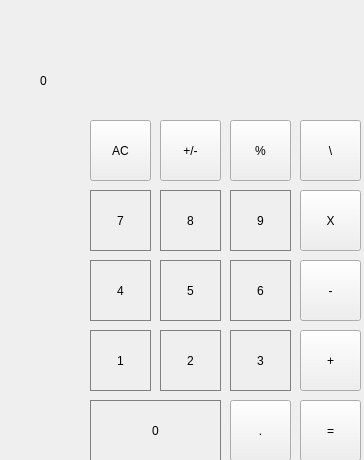
<?xml version="1.0" encoding="UTF-8"?>
<ui version="4.0">
 <class>MainWindow</class>
 <widget class="QMainWindow" name="MainWindow">
  <property name="geometry">
   <rect>
    <x>0</x>
    <y>0</y>
    <width>364</width>
    <height>460</height>
   </rect>
  </property>
  <property name="windowTitle">
   <string>MainWindow</string>
  </property>
  <widget class="QWidget" name="centralwidget">
   <widget class="QLabel" name="result_show">
    <property name="geometry">
     <rect>
      <x>40</x>
      <y>50</y>
      <width>321</width>
      <height>61</height>
     </rect>
    </property>
    <property name="styleSheet">
     <string notr="true">QLabel {
	qproperty-alignment: 'AlignVCenter | AlignRight';
	border: 1px solid gray;
	font-size:60px
}
background-color: white;
</string>
    </property>
    <property name="text">
     <string>0</string>
    </property>
   </widget>
   <widget class="QPushButton" name="pushButton_clear">
    <property name="geometry">
     <rect>
      <x>90</x>
      <y>120</y>
      <width>61</width>
      <height>61</height>
     </rect>
    </property>
    <property name="text">
     <string>AC</string>
    </property>
   </widget>
   <widget class="QPushButton" name="pushButton_sign">
    <property name="geometry">
     <rect>
      <x>160</x>
      <y>120</y>
      <width>61</width>
      <height>61</height>
     </rect>
    </property>
    <property name="text">
     <string>+/-</string>
    </property>
   </widget>
   <widget class="QPushButton" name="pushButton_perc">
    <property name="geometry">
     <rect>
      <x>230</x>
      <y>120</y>
      <width>61</width>
      <height>61</height>
     </rect>
    </property>
    <property name="text">
     <string>%</string>
    </property>
   </widget>
   <widget class="QPushButton" name="pushButton_div">
    <property name="geometry">
     <rect>
      <x>300</x>
      <y>120</y>
      <width>61</width>
      <height>61</height>
     </rect>
    </property>
    <property name="text">
     <string>\</string>
    </property>
   </widget>
   <widget class="QPushButton" name="pushButton_7">
    <property name="geometry">
     <rect>
      <x>90</x>
      <y>190</y>
      <width>61</width>
      <height>61</height>
     </rect>
    </property>
    <property name="styleSheet">
     <string notr="true">QPushButton {
	border: 1px solid gray;
}

QPushButton:pressed {
	background-color: qlineargradient(x1: 0, y1: 0, x2: 0, y2: 1,
												stop: 0 #dadbde, stop: 1 #f6f7fa);
}</string>
    </property>
    <property name="text">
     <string>7</string>
    </property>
   </widget>
   <widget class="QPushButton" name="pushButton_9">
    <property name="geometry">
     <rect>
      <x>230</x>
      <y>190</y>
      <width>61</width>
      <height>61</height>
     </rect>
    </property>
    <property name="styleSheet">
     <string notr="true">QPushButton {
	border: 1px solid gray;
}

QPushButton:pressed {
	background-color: qlineargradient(x1: 0, y1: 0, x2: 0, y2: 1,
												stop: 0 #dadbde, stop: 1 #f6f7fa);
}</string>
    </property>
    <property name="text">
     <string>9</string>
    </property>
   </widget>
   <widget class="QPushButton" name="pushButton_mult">
    <property name="geometry">
     <rect>
      <x>300</x>
      <y>190</y>
      <width>61</width>
      <height>61</height>
     </rect>
    </property>
    <property name="text">
     <string>X</string>
    </property>
   </widget>
   <widget class="QPushButton" name="pushButton_8">
    <property name="geometry">
     <rect>
      <x>160</x>
      <y>190</y>
      <width>61</width>
      <height>61</height>
     </rect>
    </property>
    <property name="styleSheet">
     <string notr="true">QPushButton {
	border: 1px solid gray;
}

QPushButton:pressed {
	background-color: qlineargradient(x1: 0, y1: 0, x2: 0, y2: 1,
												stop: 0 #dadbde, stop: 1 #f6f7fa);
}</string>
    </property>
    <property name="text">
     <string>8</string>
    </property>
   </widget>
   <widget class="QPushButton" name="pushButton_4">
    <property name="geometry">
     <rect>
      <x>90</x>
      <y>260</y>
      <width>61</width>
      <height>61</height>
     </rect>
    </property>
    <property name="styleSheet">
     <string notr="true">QPushButton {
	border: 1px solid gray;
}

QPushButton:pressed {
	background-color: qlineargradient(x1: 0, y1: 0, x2: 0, y2: 1,
												stop: 0 #dadbde, stop: 1 #f6f7fa);
}</string>
    </property>
    <property name="text">
     <string>4</string>
    </property>
   </widget>
   <widget class="QPushButton" name="pushButton_6">
    <property name="geometry">
     <rect>
      <x>230</x>
      <y>260</y>
      <width>61</width>
      <height>61</height>
     </rect>
    </property>
    <property name="styleSheet">
     <string notr="true">QPushButton {
	border: 1px solid gray;
}

QPushButton:pressed {
	background-color: qlineargradient(x1: 0, y1: 0, x2: 0, y2: 1,
												stop: 0 #dadbde, stop: 1 #f6f7fa);
}</string>
    </property>
    <property name="text">
     <string>6</string>
    </property>
   </widget>
   <widget class="QPushButton" name="pushButton_minus">
    <property name="geometry">
     <rect>
      <x>300</x>
      <y>260</y>
      <width>61</width>
      <height>61</height>
     </rect>
    </property>
    <property name="text">
     <string>-</string>
    </property>
   </widget>
   <widget class="QPushButton" name="pushButton_5">
    <property name="geometry">
     <rect>
      <x>160</x>
      <y>260</y>
      <width>61</width>
      <height>61</height>
     </rect>
    </property>
    <property name="styleSheet">
     <string notr="true">QPushButton {
	border: 1px solid gray;
}

QPushButton:pressed {
	background-color: qlineargradient(x1: 0, y1: 0, x2: 0, y2: 1,
												stop: 0 #dadbde, stop: 1 #f6f7fa);
}</string>
    </property>
    <property name="text">
     <string>5</string>
    </property>
   </widget>
   <widget class="QPushButton" name="pushButton_1">
    <property name="geometry">
     <rect>
      <x>90</x>
      <y>330</y>
      <width>61</width>
      <height>61</height>
     </rect>
    </property>
    <property name="styleSheet">
     <string notr="true">QPushButton {
	border: 1px solid gray;
}

QPushButton:pressed {
	background-color: qlineargradient(x1: 0, y1: 0, x2: 0, y2: 1,
												stop: 0 #dadbde, stop: 1 #f6f7fa);
}</string>
    </property>
    <property name="text">
     <string>1</string>
    </property>
   </widget>
   <widget class="QPushButton" name="pushButton_3">
    <property name="geometry">
     <rect>
      <x>230</x>
      <y>330</y>
      <width>61</width>
      <height>61</height>
     </rect>
    </property>
    <property name="styleSheet">
     <string notr="true">QPushButton {
	border: 1px solid gray;
}

QPushButton:pressed {
	background-color: qlineargradient(x1: 0, y1: 0, x2: 0, y2: 1,
												stop: 0 #dadbde, stop: 1 #f6f7fa);
}</string>
    </property>
    <property name="text">
     <string>3</string>
    </property>
   </widget>
   <widget class="QPushButton" name="pushButton_plus">
    <property name="geometry">
     <rect>
      <x>300</x>
      <y>330</y>
      <width>61</width>
      <height>61</height>
     </rect>
    </property>
    <property name="text">
     <string>+</string>
    </property>
   </widget>
   <widget class="QPushButton" name="pushButton_2">
    <property name="geometry">
     <rect>
      <x>160</x>
      <y>330</y>
      <width>61</width>
      <height>61</height>
     </rect>
    </property>
    <property name="styleSheet">
     <string notr="true">QPushButton {
	border: 1px solid gray;
}

QPushButton:pressed {
	background-color: qlineargradient(x1: 0, y1: 0, x2: 0, y2: 1,
												stop: 0 #dadbde, stop: 1 #f6f7fa);
}</string>
    </property>
    <property name="text">
     <string>2</string>
    </property>
   </widget>
   <widget class="QPushButton" name="pushButton_0">
    <property name="geometry">
     <rect>
      <x>90</x>
      <y>400</y>
      <width>131</width>
      <height>61</height>
     </rect>
    </property>
    <property name="styleSheet">
     <string notr="true">QPushButton {
	border: 1px solid gray;
}

QPushButton:pressed {
	background-color: qlineargradient(x1: 0, y1: 0, x2: 0, y2: 1,
												stop: 0 #dadbde, stop: 1 #f6f7fa);
}</string>
    </property>
    <property name="text">
     <string>0</string>
    </property>
   </widget>
   <widget class="QPushButton" name="pushButton_dot">
    <property name="geometry">
     <rect>
      <x>230</x>
      <y>400</y>
      <width>61</width>
      <height>61</height>
     </rect>
    </property>
    <property name="text">
     <string>.</string>
    </property>
   </widget>
   <widget class="QPushButton" name="pushButton_eq">
    <property name="geometry">
     <rect>
      <x>300</x>
      <y>400</y>
      <width>61</width>
      <height>61</height>
     </rect>
    </property>
    <property name="text">
     <string>=</string>
    </property>
   </widget>
  </widget>
 </widget>
 <resources/>
 <connections/>
</ui>
